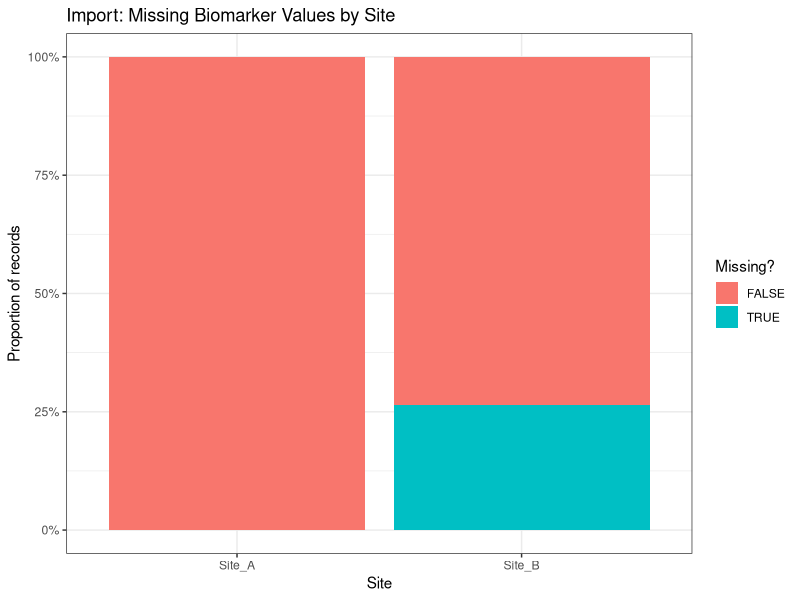
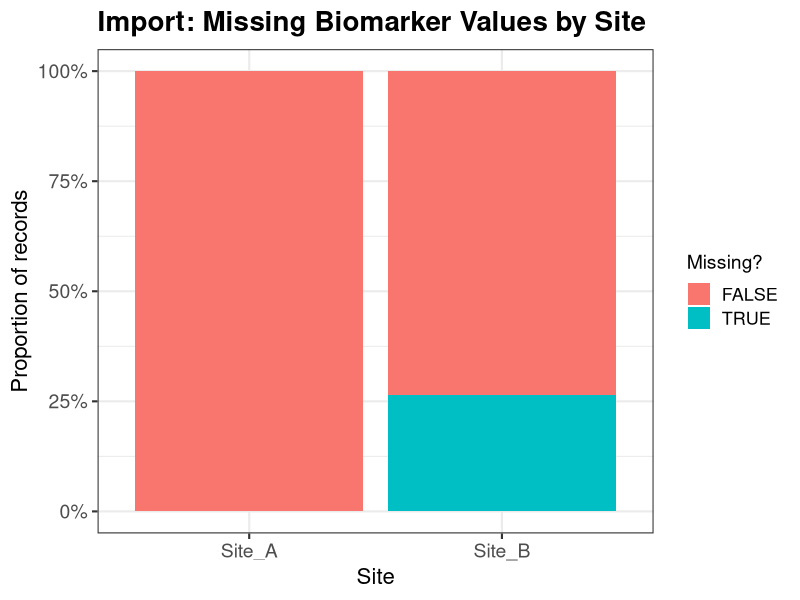
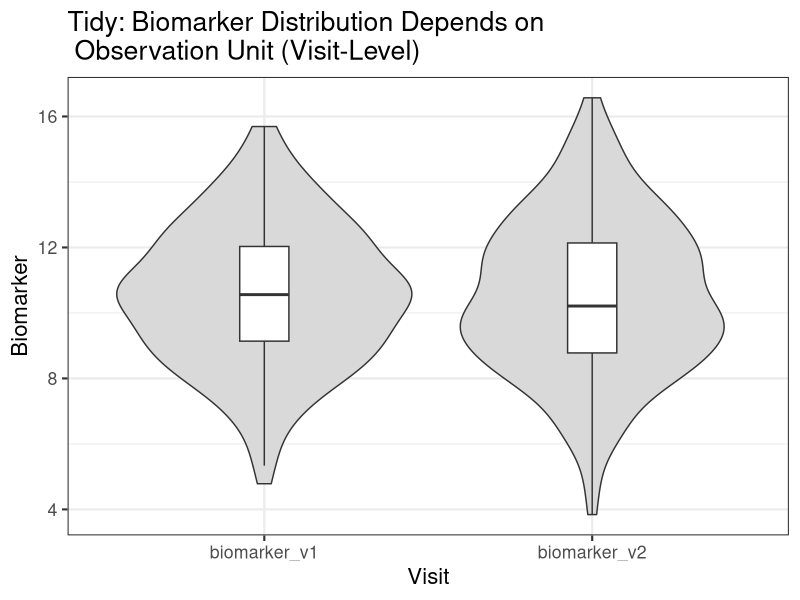
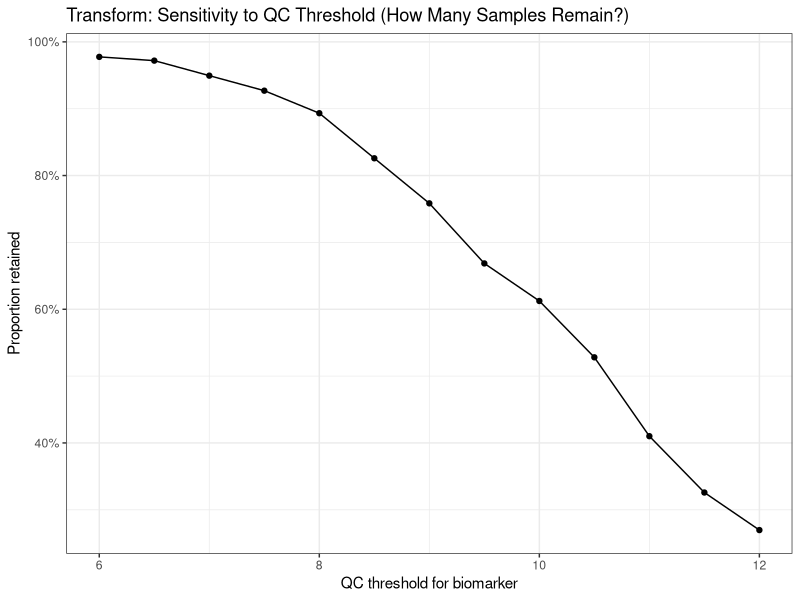
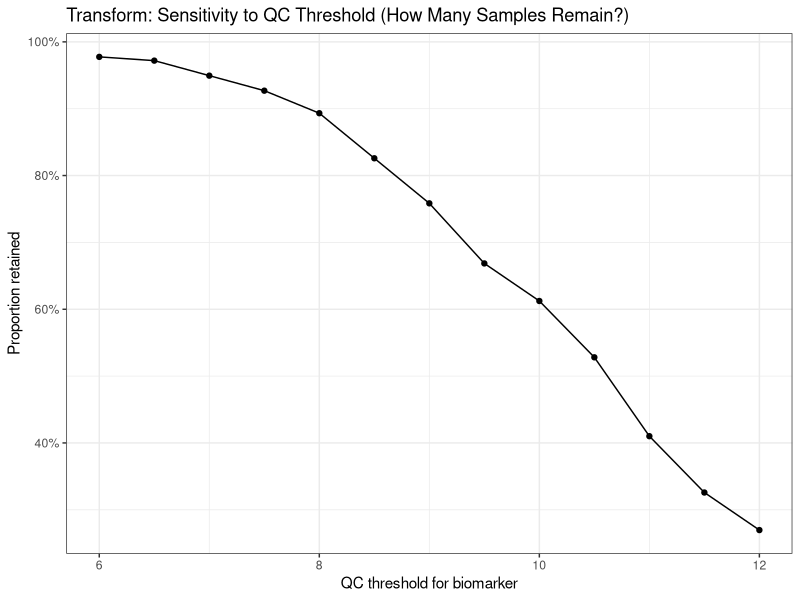
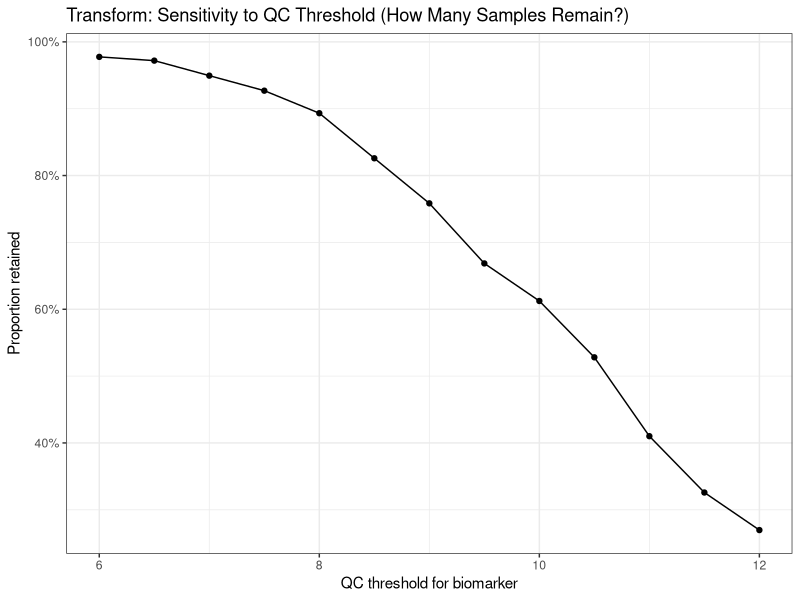
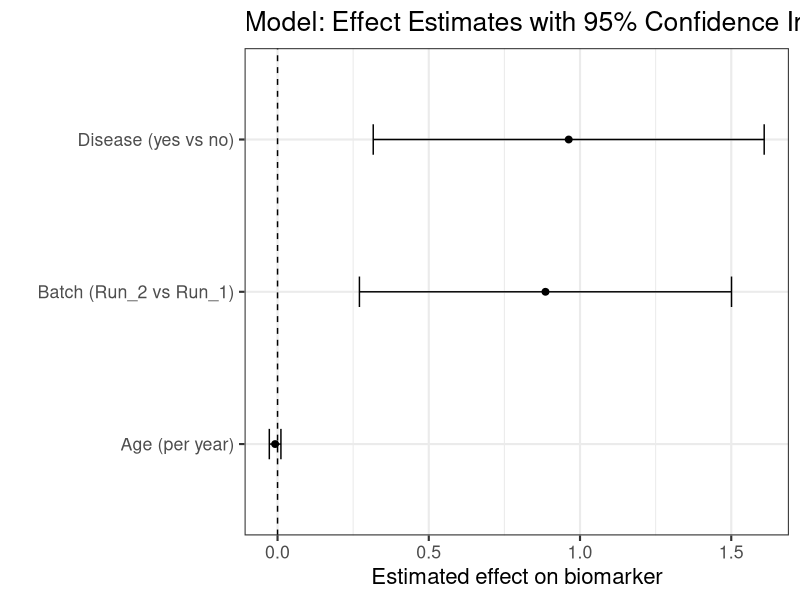
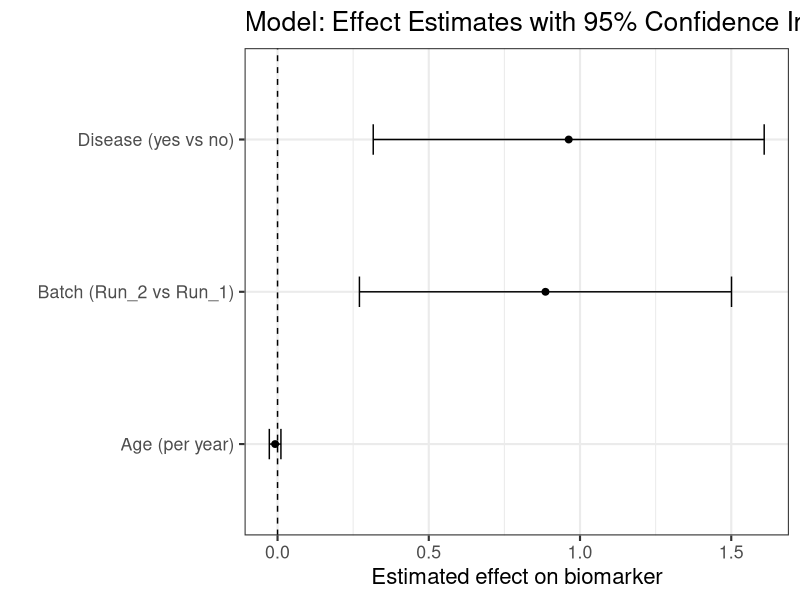

Generate these figures, in order, with R:
## ---- chunk 1
library(tidyverse)

set.seed(1)

raw <- tibble(
  patient_id = sprintf("P%03d", 1:200),
  site = sample(c("Site_A","Site_B"), 200, replace = TRUE, prob = c(0.6, 0.4)),
  batch = sample(c("Run_1","Run_2"), 200, replace = TRUE),
  age = round(runif(200, 30, 85)),
  disease = rbinom(200, 1, 0.35),
  biomarker = rnorm(200, 10, 2) +
    if_else(batch == "Run_2", 0.8, 0) +      # measurement uncertainty (batch shift)
    if_else(disease == 1, 0.6, 0)            # biological signal
) |>
  mutate(
    # operational uncertainty: more missing data at Site_B
    biomarker = if_else(site == "Site_B" & runif(n()) < 0.20, NA_real_, biomarker)
  )

knitr::kable(raw, digits = 2)
## ---- chunk 2
#| fig-width: 8
#| fig-height: 9

raw |>
  mutate(missing = is.na(biomarker)) |>
  count(site, missing) |>
  group_by(site) |>
  mutate(prop = n / sum(n)) |>
  ggplot(aes(x = site, y = prop, fill = missing)) +
  geom_col(position = "stack") +
  scale_y_continuous(labels = scales::percent) +
  labs(
    title = "Import: Missing Biomarker Values by Site",
    x = "Site",
    y = "Proportion of records",
    fill = "Missing?"
  ) + theme_bw()


## ---- chunk 3
#| fig-width: 8
#| fig-height: 9

raw |>
  mutate(missing = is.na(biomarker)) |>
  count(site, missing) |>
  group_by(site) |>
  mutate(prop = n / sum(n)) |>
  ggplot(aes(x = site, y = prop, fill = missing)) +
  geom_col(position = "stack") +
  scale_y_continuous(labels = scales::percent) +
  labs(
    title = "Import: Missing Biomarker Values by Site",
    x = "Site",
    y = "Proportion of records",
    fill = "Missing?"
  ) +
  theme_bw(base_size = 16) +
  theme(
    plot.title   = element_text(size = 20, face = "bold"),
    axis.title   = element_text(size = 16),
    axis.text    = element_text(size = 14),
    legend.title = element_text(size = 14),
    legend.text  = element_text(size = 13)
  )


## ---- chunk 4
#| fig-width: 8
#| fig-height: 9

wide <- raw |>
  select(patient_id, site, batch, age, disease, biomarker) |>
  mutate(
    biomarker_v1 = biomarker,
    biomarker_v2 = biomarker + rnorm(n(), 0, 0.7) # measurement variability between visits
  ) |>
  select(patient_id, site, batch, age, disease, biomarker_v1, biomarker_v2)

tidy <- wide |>
  pivot_longer(
    cols = starts_with("biomarker_v"),
    names_to = "visit",
    values_to = "biomarker"
  )

tidy |>
  ggplot(aes(x = visit, y = biomarker)) +
  geom_violin(fill = "gray85") +
  geom_boxplot(width = 0.15, outlier.shape = NA) +
  labs(
    title = "Tidy: Biomarker Distribution Depends on \n Observation Unit (Visit-Level)",
    x = "Visit",
    y = "Biomarker"
  ) +
  theme_bw(base_size = 16)


## ---- chunk 5
#| fig-width: 8
#| fig-height: 9
#| 
threshold_grid <- tibble(threshold = seq(6, 12, by = 0.5))

threshold_grid |>
  mutate(
    prop_kept = map_dbl(threshold, \(t) mean(raw$biomarker >= t, na.rm = TRUE))
  ) |>
  ggplot(aes(x = threshold, y = prop_kept)) +
  geom_line() +
  geom_point() +
  scale_y_continuous(labels = scales::percent) +
  labs(
    title = "Transform: Sensitivity to QC Threshold (How Many Samples Remain?)",
    x = "QC threshold for biomarker",
    y = "Proportion retained"
  ) + theme_bw()


## ---- chunk 6
#| fig-width: 8
#| fig-height: 9
#| 
threshold_grid <- tibble(threshold = seq(6, 12, by = 0.5))

threshold_grid |>
  mutate(
    prop_kept = map_dbl(threshold, \(t) mean(raw$biomarker >= t, na.rm = TRUE))
  ) |>
  ggplot(aes(x = threshold, y = prop_kept)) +
  geom_line() +
  geom_point() +
  scale_y_continuous(labels = scales::percent) +
  labs(
    title = "Transform: Sensitivity to QC Threshold (How Many Samples Remain?)",
    x = "QC threshold for biomarker",
    y = "Proportion retained"
  ) + theme_bw()


## ---- chunk 7
#| fig-width: 8
#| fig-height: 9
#| 
threshold_grid <- tibble(threshold = seq(6, 12, by = 0.5))

threshold_grid |>
  mutate(
    prop_kept = map_dbl(threshold, \(t) mean(raw$biomarker >= t, na.rm = TRUE))
  ) |>
  ggplot(aes(x = threshold, y = prop_kept)) +
  geom_line() +
  geom_point() +
  scale_y_continuous(labels = scales::percent) +
  labs(
    title = "Transform: Sensitivity to QC Threshold (How Many Samples Remain?)",
    x = "QC threshold for biomarker",
    y = "Proportion retained"
  ) + theme_bw()


## ---- chunk 8
#| fig-width: 8
#| fig-height: 9
#| 
fit <- raw |>
  drop_na(biomarker) |>
  lm(biomarker ~ disease + batch + age, data = _)

est <- broom::tidy(fit, conf.int = TRUE) |>
  filter(term != "(Intercept)") |>
  mutate(term = recode(term,
    disease = "Disease (yes vs no)",
    batchRun_2 = "Batch (Run_2 vs Run_1)",
    age = "Age (per year)"
  ))

ggplot(est, aes(x = estimate, y = reorder(term, estimate))) +
  geom_vline(xintercept = 0, linetype = "dashed") +
  geom_errorbarh(aes(xmin = conf.low, xmax = conf.high), height = 0.2) +
  geom_point(size = 2) +
  labs(
    title = "Model: Effect Estimates with 95% Confidence Intervals",
    x = "Estimated effect on biomarker",
    y = ""
  ) +
  theme_bw(base_size = 16)



## ---- chunk 9
#| fig-width: 8
#| fig-height: 9
#| 
fit <- raw |>
  drop_na(biomarker) |>
  lm(biomarker ~ disease + batch + age, data = _)

est <- broom::tidy(fit, conf.int = TRUE) |>
  filter(term != "(Intercept)") |>
  mutate(term = recode(term,
    disease = "Disease (yes vs no)",
    batchRun_2 = "Batch (Run_2 vs Run_1)",
    age = "Age (per year)"
  ))

ggplot(est, aes(x = estimate, y = reorder(term, estimate))) +
  geom_vline(xintercept = 0, linetype = "dashed") +
  geom_errorbarh(aes(xmin = conf.low, xmax = conf.high), height = 0.2) +
  geom_point(size = 2) +
  labs(
    title = "Model: Effect Estimates with 95% Confidence Intervals",
    x = "Estimated effect on biomarker",
    y = ""
  ) +
  theme_bw(base_size = 16)



